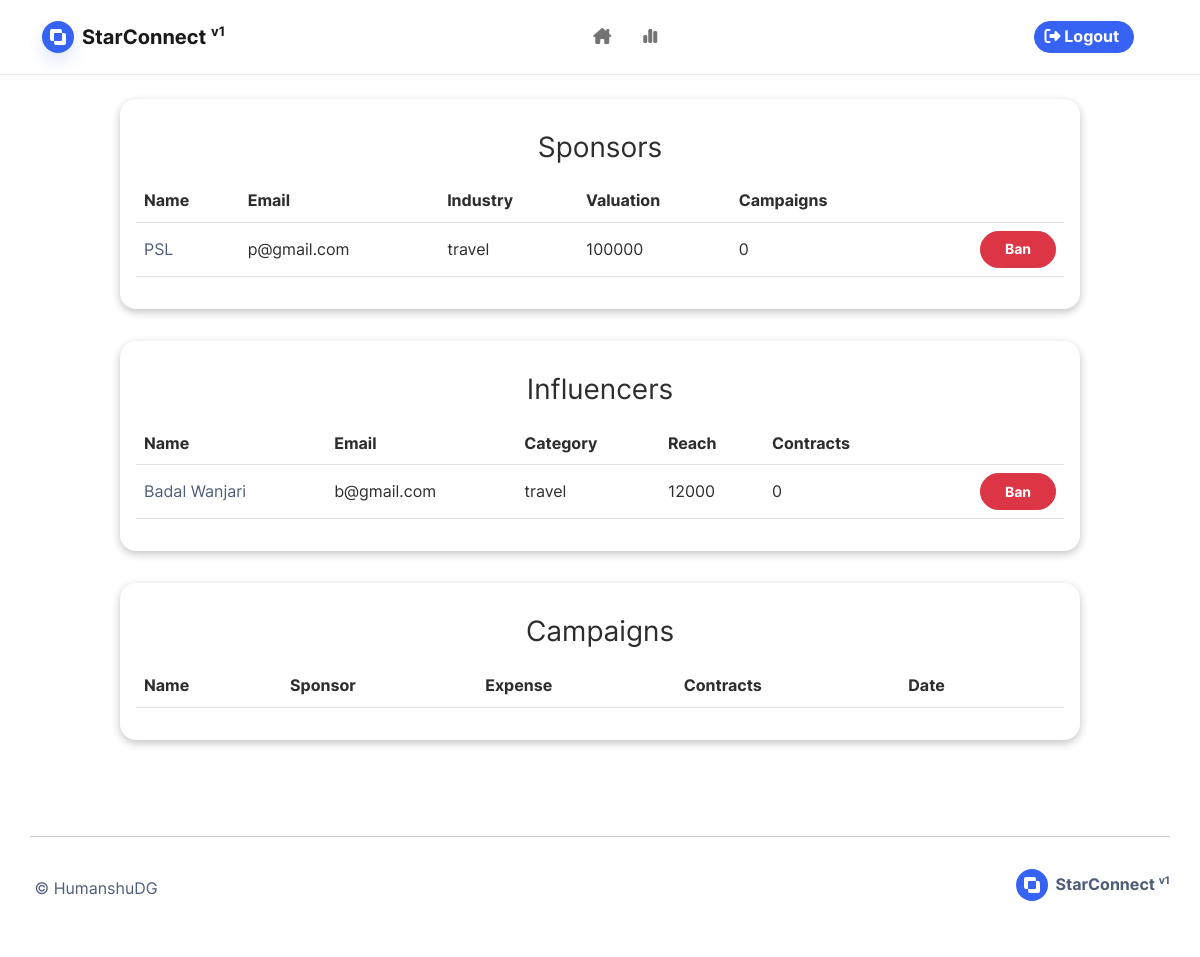
Page /admin (signed in) on the earlier database version.
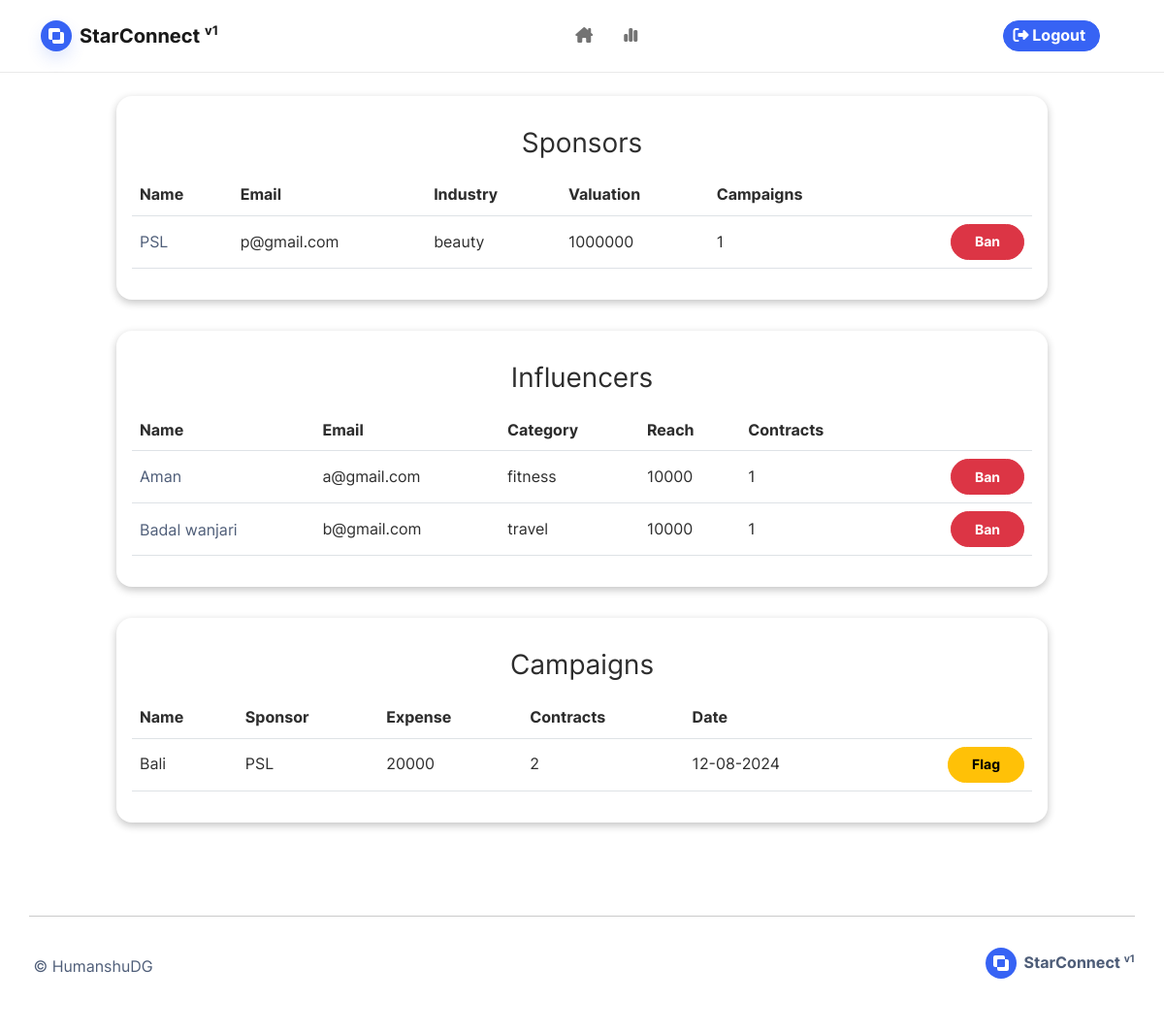
Same page on the later database version.
### base/models.py (models this page shows, shortened)
class Sponsor(db.Model):
    id = db.Column(db.Integer, primary_key=True)
    user_id = db.Column(db.Integer, db.ForeignKey('user.id'), unique=True)
    sponsor_name = db.Column(db.String(100), nullable=False)
    industry = db.Column(db.String(100))
    market_valuation = db.Column(db.Integer())
    bio = db.Column(db.Text(), nullable=True)
    website = db.Column(db.String(50), default="-")
    image_file = db.Column(db.String(50), nullable=False, default='default-sponsor.jpg')
    sponsor_campaigns = db.relationship('Campaign', backref='sponsor_campaigns', uselist=True)
    sponsor_contracts = db.relationship('Contract', backref="sponsor_contracts", uselist=True)

class Influencer(db.Model):
    id = db.Column(db.Integer, primary_key=True)
    user_id = db.Column(db.Integer, db.ForeignKey('user.id'), unique=True)
    influencer_name = db.Column(db.String(100), nullable=False)
    category = db.Column(db.String(100), nullable=False)
    niche = db.Column(db.String(100), nullable=False)
    reach = db.Column(db.Integer, nullable=False)
    profile_url = db.Column(db.String(100), nullable=True)
    image_file = db.Column(db.String(50), nullable=False, default='default.jpg')
    bio = db.Column(db.Text(), nullable=True)
    campaign_requests = db.relationship('CampaignRequest', backref='campaign_requests', uselist=True)
    campaign_contracts = db.relationship('Contract', backref='campaign_contracts', uselist=True)

class Campaign(db.Model):
    id = db.Column(db.Integer, primary_key=True, autoincrement=True)
    sponsor_id = db.Column(db.Integer, db.ForeignKey('sponsor.id'))
    title = db.Column(db.String(150), nullable=False)
    description = db.Column(db.Text(), nullable=False)
    budget = db.Column(db.Integer, nullable=False)
    target_audience = db.Column(db.String(20))
    category = db.Column(db.String(20))
    start_date = db.Column(db.Date(), nullable=False)
    end_date = db.Column(db.Date(), nullable=False)
    image_file = db.Column(db.String(50), nullable=False, default='default.jpg')
    is_disabled = db.Column(db.Boolean, default=True)
    is_deleted = db.Column(db.Boolean, default=False)
    is_flagged = db.Column(db.Boolean, default=False)
    date_posted = db.Column(db.DateTime, nullable=False, default=datetime.now())
    influencer_requests = db.relationship('CampaignRequest', backref='influencer_requests', uselist=True)
    influencer_contracts = db.relationship('Contract', backref='influencer_contracts', uselist=True)

### base/admin_routes.py (the view)
@app.route("/admin")
@role_required(Role.ADMIN.value)
def admin_home():
    sponsors = (
        Sponsor.query
        .join(User, Sponsor.user_id == User.id)
        .outerjoin(Sponsor.sponsor_campaigns)
        .add_columns(
            User.is_banned,
            User.email,
            Sponsor.sponsor_name,
            Sponsor.industry,
            Sponsor.market_valuation,
            Sponsor.user_id,
            func.count().filter(Sponsor.sponsor_campaigns).label("campaign_count")
        )
        .group_by(
            Sponsor.id,
        )
        .all()
    )
    influencers = (
            Influencer.query
            .join(User, Influencer.user_id == User.id)
            .outerjoin(Influencer.campaign_contracts)  # Ensure this matches the relationship name
            .add_columns(
                Influencer.user_id,
                Influencer.influencer_name,
                User.is_banned,
                User.email,
                Influencer.reach,
                func.count(Influencer.campaign_contracts).label("contract_count"),
                Influencer.category
            )
            .group_by(
                Influencer.user_id
            )
            .all()
        )
    campaigns = (
        Campaign.query
        .join(Sponsor, Campaign.sponsor_id == Sponsor.id)
        .outerjoin(Campaign.influencer_contracts)
        .add_columns(
            Campaign.id,
            Campaign.title,
            Campaign.date_posted,
            Campaign.budget,
            Campaign.is_flagged,
            Sponsor.sponsor_name,
            func.count(Campaign.influencer_contracts).label("influencer_count"),
            func.sum(Campaign.budget).label("expenditure")
        )
        .group_by(
            Campaign.id
        )
        .all()
    )
    return render_template('admin-pages/home.html',
                           sponsors=sponsors, \
                           influencers=influencers, \
                           campaigns=campaigns,
                          )

### base/models.py (called while the page is built)
@login_manager.user_loader
def load_user(user_id):
    return User.query.get(int(user_id))

### base/routes.py (called while the page is built)
def role_required(*roles):
    def decorator(f):
        @wraps(f)
        def decorated_function(*args, **kwargs):
            if not current_user.is_authenticated:
                flash("Please Register or Login!", "warning")
                return redirect(url_for('home'))
            if current_user.role not in roles:
                flash("You are not authorized!", "warning")
                return redirect(url_for('home'))
            return f(*args, **kwargs)
        return decorated_function
    return decorator

### base/templates/admin-pages/home.html (shortened to what this page needs)
{% extends 'base.html' %}
{% block blog %}
<div
    class="h-100 my-4 gap-4 row"
    style="
        width: 80%;
        display: grid;
        grid-template-columns: 1fr;
        margin-inline: auto;
        column-gap: 1rem;
        row-gap: 1rem;
        grid-auto-flow: row;
    "
>
    <div
        class="card mb-2 p-3 w-100"
        style="box-shadow: rgba(0, 0, 0, 0.24) 0px 3px 8px"
    >
        <h3 class="card-title my-3">Sponsors</h3>
        <table class="table table-hover w-100">
            <tr class="">
                <th>Name</th>
                <th>Email</th>
                <th>Industry</th>
                <th>Valuation</th>
                <th>Campaigns</th>
                <th></th>
            </tr>
            {% for sponsor in sponsors %}
            <tr class="col-md-12">
                <td>
                    <a href="{{ url_for('profile', id=sponsor.user_id) }}"
                        >{{sponsor.sponsor_name}}</a
                    >
                </td>
                <td>{{sponsor.email}}</td>
                <td>{{sponsor.industry}}</td>
                <td>{{sponsor.market_valuation}}</td>
                <td>{{sponsor.campaign_count}}</td>
                <td class="" style="text-align: right !important">
                    <a href="{{ url_for('ban_user', id=sponsor.user_id ) }}">
                        {% if sponsor.is_banned %}
                        <button class="btn btn-sm btn-success">Unban</button>
                        {% else %}
                        <button class="btn btn-sm btn-danger">Ban</button>
                        {% endif %}
                    </a>
                </td>
            </tr>
            {% endfor %}
        </table>
    </div>
    <div
        class="card mb-2 p-3 w-100"
        style="box-shadow: rgba(0, 0, 0, 0.24) 0px 3px 8px"
    >
        <h3 class="card-title my-3">Influencers</h3>
        <table class="table table-hover w-100">
            <tr class="col-md-12">
                <th class="">Name</th>
                <th>Email</th>
                <th>Category</th>
                <th>Reach</th>
                <th>Contracts</th>
                <th></th>
            </tr>
            {% for influencer in influencers %}
            <tr class="col-md-12">
                <td class="">
                    <a href="{{ url_for('profile', id=influencer.user_id) }}"
                        >{{influencer.influencer_name}}</a
                    >
                </td>
                <td class="">{{influencer.email}}</td>
                <td class="">{{influencer.category}}</td>
                <td class="">{{influencer.reach}}</td>
                <td class="">{{influencer.contract_count}}</td>
                <td style="text-align: right !important">
                    <a href="{{ url_for('ban_user', id=influencer.user_id ) }}">
                        {% if influencer.is_banned %}
                        <button class="btn btn-sm btn-success">Unban</button>
                        {% else %}
                        <button class="btn btn-sm btn-danger">Ban</button>
                        {% endif %}
                    </a>
                </td>
            </tr>
            {% endfor %}
        </table>
    </div>
    <div
        class="card mb-2 p-3 w-100"
        style="box-shadow: rgba(0, 0, 0, 0.24) 0px 3px 8px"
    >
        <h3 class="card-title my-3">Campaigns</h3>
        <table class="table table-hover w-100 text-center">
            <tr class="col-md-12">
                <th>Name</th>
                <th>Sponsor</th>
                <th>Expense</th>
                <th>Contracts</th>
                <th>Date</th>
                <th></th>
            </tr>
            {% for campaign in campaigns %}
            <tr class="col-md-12">
                <td>{{campaign.title[0:15]}}</td>
                <td>{{campaign.sponsor_name}}</td>
                <td>{{campaign.expenditure}}</td>
                <td>{{campaign.influencer_count}}</td>
                <td>{{campaign.date_posted.strftime('%d-%m-%Y')}}</td>
                <td style="text-align: right !important">
                    <a href="{{ url_for('flag_campaign', id=campaign.id) }}">
                        {% if campaign.is_flagged %}
                        <button class="btn btn-sm btn-success">Unflag</button>
                        {% else %}
                        <button class="btn btn-sm btn-warning">Flag</button>
                        {% endif %}
                    </a>
                </td>
            </tr>
            {% endfor %}
        </table>
    </div>
</div>
{% endblock %}

### base/templates/base.html (shortened to what this page needs)
<!DOCTYPE html>
<html lang="en">
<head>
	<link rel = "stylesheet" href = '/static/style.css'>
</head>
<body>
	<nav id="mainNav" class="navbar navbar-light navbar-expand-md sticky-top navbar-shrink py-3">
		<div class="container">
			<a class="navbar-brand d-flex align-items-center"
				href="/"
				>
				<span class="bs-icon-sm bs-icon-circle bs-icon-primary shadow d-flex justify-content-center align-items-center me-2 bs-icon">
					<svg class="bi bi-exclude" xmlns="http://www.w3.org/2000/svg" width="1em" height="1em" fill="currentColor" viewBox="0 0 16 16">
						<path d="M0 2a2 2 0 0 1 2-2h8a2 2 0 0 1 2 2v2h2a2 2 0 0 1 2 2v8a2 2 0 0 1-2 2H6a2 2 0 0 1-2-2v-2H2a2 2 0 0 1-2-2V2zm12 2H5a1 1 0 0 0-1 1v7h7a1 1 0 0 0 1-1V4z"></path>
					</svg>
				</span>
				<span>
					StarConnect
						<sup>
							<small>
								v1
							</small>
						</sup>
				</span>
			</a>
			<div id="navcol-1" class="collapse navbar-collapse justify-content-between align-items-center">
				{% if current_user.is_authenticated %}
					<ul class="navbar-nav mx-auto">
						<li class="nav-item">
							<a class="nav-link"
							{% if current_user.role=="ADMIN"  %}
							href="/admin"
							{% else %}
							href="/home"
							{% endif %}
							>
								<i class="fa-solid fa-house-chimney"></i>
							</a>
						</li>
						<li class="nav-item">
							<a class="nav-link" href="{{ url_for('stats') }}">
								<i class="fa-solid fa-chart-simple"></i>
							</a>
						</li>
					</ul>
					<ul class="nav mx-1 navbar-right">
						<li class='nav-item navbar-right'>
							<a class="btn btn-primary" role="button" style="margin-left: 20px;margin-right: 20px;padding-left: 10px;padding-right: 10px;padding-top: 2px;padding-bottom: 2px;"
								href="{{url_for('logout')}}"
								>
								<i class="fa fa-sign-out"></i>&nbsp;Logout&nbsp;
							</a>
						</li>
					</ul>
				{% endif %}
			</div>
		</div>
	</nav>
	<div align='center' style='display: flex; flex-direction: column; min-height: 520px;'>
		{% block blog %}
		{% endblock %}
	</div>
	<footer class="bg-primary-gradient" style="margin-top: auto; background: #ffffff;">
		<div class="container py-4 py-lg-5" style="margin-top: auto;margin-bottom: 0px;padding-left: 0px;padding-right: 0px;">
			<hr>
			<div class="text-muted d-flex justify-content-between align-items-center pt-3">
				<p class="mb-0">
					&nbsp;<a href='https://www.linkedin.com/in/HumanshuDG' style='text-decoration:none'>©&nbsp;HumanshuDG</a>
				</p>
				<div class="fw-bold d-flex align-items-center mb-2">
					<span class="bs-icon-sm bs-icon-circle bs-icon-primary d-flex justify-content-center align-items-center bs-icon me-2">
						<svg xmlns="http://www.w3.org/2000/svg" width="1em" height="1em" fill="currentColor" viewBox="0 0 16 16" class="bi bi-bezier">
							<path d="M0 2a2 2 0 0 1 2-2h8a2 2 0 0 1 2 2v2h2a2 2 0 0 1 2 2v8a2 2 0 0 1-2 2H6a2 2 0 0 1-2-2v-2H2a2 2 0 0 1-2-2V2zm12 2H5a1 1 0 0 0-1 1v7h7a1 1 0 0 0 1-1V4z"></path>
						</svg>
					</span>
					<span>
						StarConnect
							<sup>
								<small>
									v1
								</small>
							</sup>
					</span>
				</div>
			</div>
		</div>
	</footer>
</body>
</html>

### base/templates/admin-pages/home.html (style rules this page uses)
td, th { vertical-align: middle; text-align: left; }
td a, td input, td img { vertical-align: middle; display: inline-block; }

Differences in the rows shown:
changed Sponsor "PSL": industry "travel" → "beauty"; market_valuation "100000" → "1000000"; campaign_count "0" → "1"
changed Influencer: influencer_name "Badal Wanjari" → "Aman"; email "b@gmail.com" → "a@gmail.com"; category "travel" → "fitness"; reach "12000" → "10000"; contract_count "0" → "1"
added Influencer: influencer_name "Badal wanjari", email "b@gmail.com", category "travel", reach "10000", contract_count "1"
added Campaign: title "Bali", sponsor_name "PSL", expenditure "20000", influencer_count "2", date_posted "12-08-2024"
